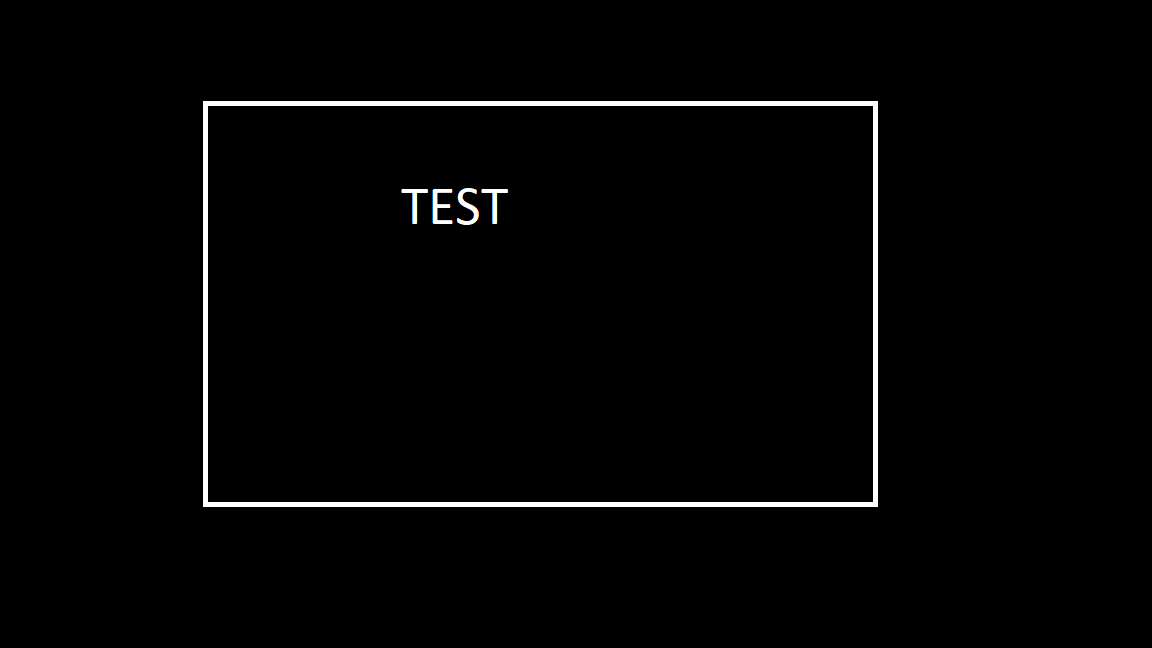
#> input picture pics/paint.jpg, 1152 x 648 px, found by its file name
$ python license_plate_recognition_v1.py
#> lines starting #> are read from the running program, lines starting #| are printed output that depends on the picture; after the words box and inside, x2 and y2 are one past the last pixel; in counts of white or black regions, pixels touching at a corner belong together
"""
СТАРАЯ ВЕРСИЯ НАХОЖДЕНИЯ НОМЕРОВ, ДО ТОГО КАК МНЕ МИРАББАС СКИНУЛ НОВУЮ
"""

import numpy as np
import cv2
import imutils
import pytesseract as tes
import os
import time
import imutils
import random
import math

"""
КАК ДОЛЖНО РАБОТАТЬ

РАСПОЗНАЕТСЯ ОДНА ФОТКА
ЕСЛИ НА НЕЙ С ПЕРВОЙ ПОПЫТКИ НАШЕЛСЯ КОНТУР НОМЕРА И РАСПОЗНАЛСЯ ТЕКСТ НА НЕМ, ТО ВСЕ ЭТО СОХРАНЯЕТСЯ КУДА НАДО
ЕСЛИ НА НЕЙ НАШЕЛСЯ КОНТУР, НО В НЕМ НЕ НАШЛОСЬ ТЕКСТА, ТО ПЕРЕКЛЮЧАЕМСЯ НА ДРУГУЮ ПАПКУ, В КОТОРОЙ ЛЕЖАТ КОНТУРЫ
С ДРУГИМ КОЛИЧЕСТВОМ УГЛОВ ( НЕ ТЕМ, КОТОРОЕ УКАЗАЛИ ИЗНАЧАЛЬНО )
ТАМ ТОЖЕ КАЖДАЯ ФОТКА ОБРАБАТЫВАЕТСЯ И ПЕРЕПРИСВАИВАЕТСЯ ТЕКСТ
ЕСЛИ ПОСЛЕ ОБРАБОТКИ ВСЕХ ФОТОК ТЕКСТА НЕ ОБНАРУЖЕНО, ТО И НА НАЧАЛЬНОЙ ФОТКЕ ЕГО


"""

"""
Эта функция создает "маски" которые фильтруют все пиксели, оставляя только те, цвет которых
указан

"""
def apply_filter(img):
    #нужно перевести картинку в формат HLS
    image = cv2.cvtColor(img, cv2.COLOR_BGR2HSV)


    # маска для белого цвета в формате HLS!!!
    # эти числа получаю через прогу set_filter
    #                H   S    V
    lower = np.uint8([0, 200, 0])
    upper = np.uint8([255, 255, 255])
    white_mask = cv2.inRange(image, lower, upper)

    #маска для серого цвета
    lower = np.uint8([0,0,141])
    upper = np.uint8([210,47,255])
    gray_mask = cv2.inRange(image, lower, upper)

    """
    Теперь с помощью операции дизъюнкции мы объеденяем все маски в одну
    В итоге, при наложении этой маски на фотографии, отсеятся все пиксели, кроме
    белых пока что (смотри return)
    Именно этими цветами обычно рисуются полосы парковки и госномера
    """
    mask = cv2.bitwise_or(white_mask, gray_mask)
    return mask


"""
Функция обрабатывает на наличие текста все фотки из указанной папки
"""
# [10 lines left out: function search_in_folder, not called in this run]


"""
Функция для форматирования текста и удаление мусора из него
"""
# [13 lines left out: function format_text, not called in this run]


"""
Функция удаляет из массива контуров все с очень маленькой площадью
"""
# [12 lines left out: function sort_by_square, not called in this run]

"""
Функция находит расстояние между двумя точками
На вход подаются координаты точек через запятую
"""
def find_distance(x_1, y_1, x_2, y_2):
    distance = math.sqrt(abs((x_2 - x_1)**2 + (y_2 - y_1)**2))
    return distance


"""
Функция сравнивает два бокса, учитывая небольшую погрешность. Так как боксы по значениям не всегда одинаковы, но
визуально это одини и тот же контур. Такие надо исключать
"""
def compare(box_1, box_2):
    print("Activate 'compare()' function")
    same = False # переключатель
    x_1_1 = box_1[0][0]
    y_1_1 = box_1[0][1]
    x_1_2 = box_1[1][0]
    y_1_2 = box_1[1][1]

    x_2_1 = box_2[0][0]
    y_2_1 = box_2[0][1]
    x_2_2 = box_2[1][0]
    y_2_2 = box_2[1][1]

    print("first box is:")
    print(x_1_1, " ", y_1_1, " ", x_1_2, " ", y_1_2)
    print("second box is: ")
    print(x_2_1, " ", y_2_1, " ", x_2_2, " ", y_2_2)

    min_distance = 10

    print("first distance = ", find_distance(x_1_1, y_1_1, x_2_1, y_2_1))
    print("second distance = ", find_distance(x_1_2, y_1_2, x_2_2, y_2_2))


    cond_1 = (find_distance(x_1_1, y_1_1, x_2_1, y_2_1) < min_distance)  # расстояние между верхними левыми углами
    cond_2 = (find_distance(x_1_2, y_1_2, x_2_2, y_2_2) < min_distance)  # расстояние между правыми нижниму углами

    if (cond_1 is True) and (cond_2 is True):  # если расстояние мужду обоими углами контуров меньше заданного - они примерно одинаковы
        print("Boxes are close to each other")
        same = True
        return same
    else:
        print("Boxes are way too far")

    return same

"""
Функция удаляет контуры типа [[[150,220]]], то есть очень короткие
"""
def delete_short(contours):
    long_cnts = []
    for i,cnt in enumerate(contours):
        if len(cnt) >= 4:
            long_cnts.append(cnt)  # если у контура 2 угла (по факту 4), то добавляем его в новый массив
        else:
            print("Contour №{}".format(i), " is too short (", str(len(cnt)), "), ignore it.")
    return long_cnts


"""
Функция удаляет из массива контуров одинаковые контуры
(да, такое может быть)
"""
def only_different(contours):
    cnt_box = {}  # словарь (номер контура-бокс)
    for i, c in enumerate(contours):
        rect = cv2.minAreaRect(c)  # это типа tuple
        # print("rect = ", rect)
        box = cv2.boxPoints(rect)  # поиск четырех вершин прямоугольника
        # print("box = ", box)
        box = np.int0(box)  # округление координат
        #print("tuple box = ", box, "*******")
        box = list(box)  # переводим из формала tuple внешний массив
        #print("array box = ", box, "*******")
        for j in range(len(box)):
            box[j] = list(box[j])  # переводим из формата tuple внутренние подмассивы

        cnt_box[i] = box  # заносим в словарь
        #print("cnt_box[i] = ", box)

    for i, box in cnt_box.items():  #снова проходим по словарю для сравнения
        for j in cnt_box.keys():  # от i и до конца массива ключей
            # j должна быть больше i, так как мы рассматриваем все контуры, которые в массиве находятся правее i-ого
            # j должны быть меньше длинны контуров, иначе будет ошибка
            if (j > i) and (cnt_box[j] is not None) and (j < len(contours)): # он может быть None, если мы удалил соответствующий контур (см. строка 195)
                another_box = cnt_box[j]  # выбираем для сравнения другой бокс

                #for i,cnt in enumerate(contours):
                  #  print(len(cnt), "\n")

                # если у боксов равное количество углов, то можем сравнить
                if len(box) == len(another_box):
                    if compare(box, another_box) is True:
                        print("j = ", j, "i = ", i)

                        # для проверки выведем словарь на экран
                        for key,value in cnt_box.items():
                            print(key, ": ", value)

                        print("Found similar contours...Deleting ONE of them")
                        # оказывается, некоторые контуры могут быть типа [[[150,200]]], на них вылетает ошибка их нельзя обрабатывать
                        print("Contours ", cnt_box[i], " and ", cnt_box[j], " are similar")
                        to_delete = cnt_box[j]
                        #проверим есть ли контур в контурах
                        if (to_delete in contours):
                            print("ok")
                        print("to_delete = ", to_delete, " .")
                        # to_delete неправильно определяется, его нет в контурах, если их распечатать просто

                        contours.remove(to_delete)# почему не удаляет???
                          # если нашли одинаковые контуры, то сразу из массива удаляем все, кроме первого
                        # НАДО УДАЛЯТЬ НЕ ТОЛЬКО ИЗ МАССИВА, НО И ИЗ СЛОВАРЯ, ПОТОМУ ЧТО ЕСЛИ МЫ ДОПУСТИМ УДАЛИМ 7-ОЙ ЭЛЕМЕН
                        # МАССИВА, ТО КЛЮЧ "7" ВСЕ РАВНО ОСТАНЕТСЯ В СЛОВАРЕ, А КОГДА ОН НАТКЕТСЯ НА НЕГО ЕЩЕ РАЗ, ТО НЕ
                        # СМОЖЕТ НАЙТИ СООТВЕТСТВУЮЩИЙ ЭЛЕМЕНТ МАССИВА
                        # НО УДАЛИТЬ ИЗ СЛОВРЯ МЫ НЕ МОЖЕМ. ЛЕГЧЕ ПРОСТ ПРИРАВНЯТЬ К ПУСТОМУ МЕСТУ И ПОСТАВИТЬ ПРОВЕРКУ
                        cnt_box[j] = None
                        print("Deleted it from array and dictionary")
                        print("Now the number of contours is ", str(len(contours)))
    return contours  # возвращаем массив без повторений


"""
Функция рисует все контуры случайными цветами
Третьим и четверты аргументом указывается количество изгибов контура
"""
# [9 lines left out: function colored_contours, not called in this run]


"""
Функция удаляет все картинки из папки после работы
"""
def clear(path):
    for file in os.listdir(path):
        os.remove(path + file)

"""
Функция возвращает текст, полученные с госномера и путь к вырезанному госномеру
"""
def process(img_path, show_steps):

#> called with show_steps = True
    detect_text = True # изначально переключатель распознавания текста на положительной клемме, а потом, если не найдем контур, то выключим

    tes.pytesseract.tesseract_cmd = r"C:\CREESTL\Programming\PythonCoding\semestr_3\tesseract\tesseract.exe"

    #чтение картинки
    image = cv2.imread(img_path)
#> image is the input picture: shape (648, 1152, 3); mean B, G, R 4.1, 4.1, 4.1

    image = imutils.resize(image, width = 800)
#> image: shape (450, 800, 3)

    #изменяем размеры картинки
    image = imutils.resize(image, width = 800)

    #вывод на экран оригинальной картинки
    if show_steps:
        cv2.imshow("original_image", image)

    # убираем шумы с фото
    image = cv2.bilateralFilter(image, 11, 17, 17)
    if show_steps:
        cv2.imshow("no_noize", image)

    gray = apply_filter(image)
#> in apply_filter, `image = cv2.cvtColor(img, cv2.COLOR_BGR2HSV)`: image: shape (450, 800, 3); mean H, S, V 0.1, 0.3, 4.1
#> in apply_filter, `white_mask = cv2.inRange(image, lower, upper)`:
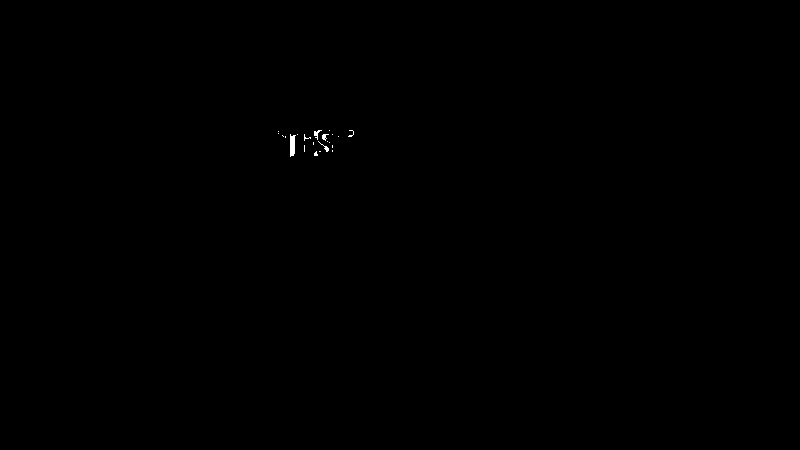
#> white_mask: shape (450, 800); 0.07% white; 22 white regions (18 under 20 px), largest, box (x1, y1, x2, y2) and area: (290, 134, 296, 157) 104, (314, 130, 322, 140) 32, (322, 134, 329, 141) 26, (318, 141, 329, 152) 26
#> in apply_filter, `gray_mask = cv2.inRange(image, lower, upper)`:
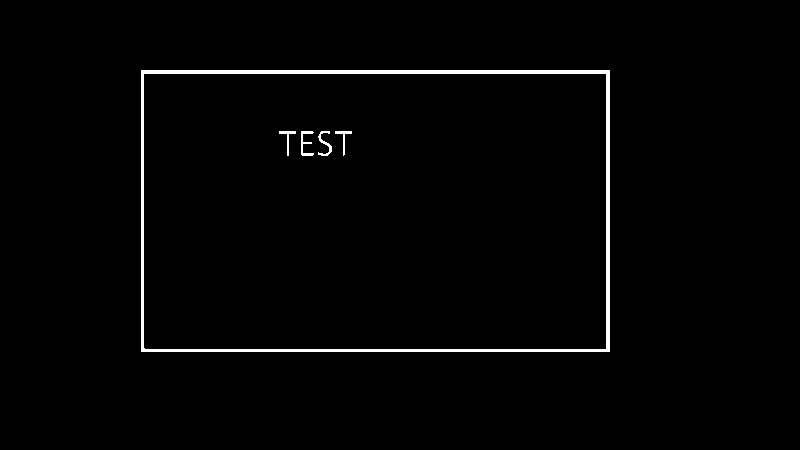
#> gray_mask: shape (450, 800); 1.6% white; 5 white regions, box (x1, y1, x2, y2) and area: (141, 70, 610, 352) 5209, (301, 131, 314, 156) 130, (318, 131, 332, 156) 119, (279, 131, 296, 156) 95, (335, 131, 352, 156) 94
#> in apply_filter, `mask = cv2.bitwise_or(white_mask, gray_mask)`: mask: shape (450, 800); 1.6% white; 11 white regions (7 under 20 px), largest, box (x1, y1, x2, y2) and area: (141, 70, 610, 352) 5209, (301, 130, 333, 156) 372, (278, 131, 296, 157) 201, (335, 130, 354, 156) 110
    if show_steps:
        cv2.imshow("filtered_img", gray)

    #убираем шумы с фото
    gray = cv2.bilateralFilter(gray, 11, 17, 17)
    if show_steps:
        cv2.imshow("no_noize", gray)

    #находим грани
    edged = cv2.Canny(gray, 170, 200)
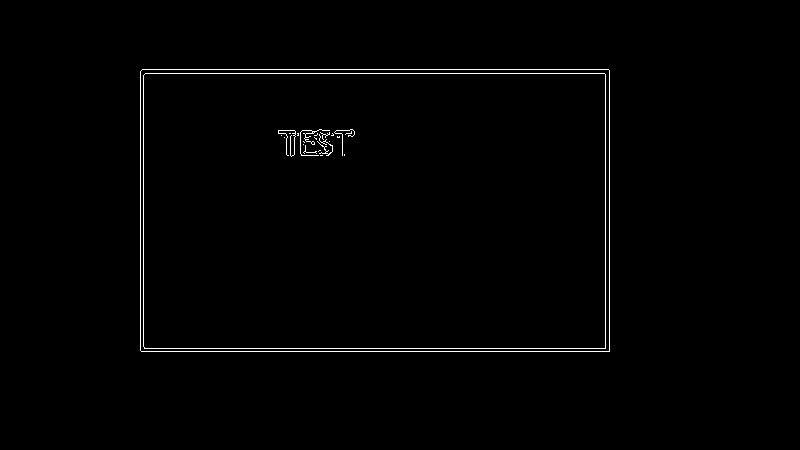
#> edged: shape (450, 800); 0.95% white in thin lines or dots, all inside (x1, y1, x2, y2) = (140, 69, 610, 352)
    if show_steps:
        cv2.imshow("edges", edged)

    #находим контуры среды граней
    cnts, _ = cv2.findContours(edged.copy(), cv2.RETR_LIST, cv2.CHAIN_APPROX_SIMPLE)
#> cnts = 27 contours, 23 with area under 20; largest, box (x1, y1, x2, y2) and area: (140, 69, 610, 352) 132255, (140, 69, 610, 352) 132254, (143, 73, 606, 349) 127046, (143, 73, 606, 349) 127045

    #print(list(cnts))

    print("First number of contours is ", str(len(cnts)))
#| First number of contours is  27

    #создаем копию оригинальной картинки, чтобы на ней рисовать все контуры
    img1 = image.copy()
    cv2.drawContours(img1, cnts, -1, (0, 255, 0), 2)
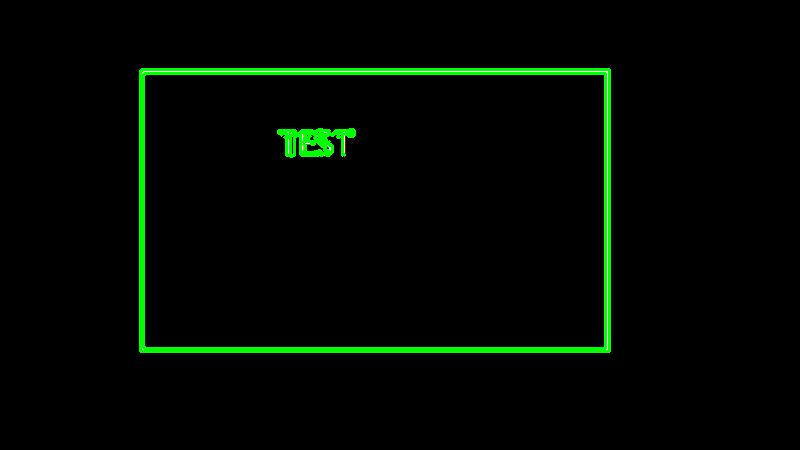
#> img1: shape (450, 800, 3); mean B, G, R 0.6, 7.9, 0.6
    if show_steps:
        cv2.imshow("all_contours", img1)

    #удаляем все контуры, которые являются точками
    cnts = delete_short(cnts)
#> the loop in delete_short, `for i,cnt in enumerate(contours):` made 27 passes
#> cnt on passes 1, 2, 3, 5, 7, 8, 9, 10, 12, 17, 19: [[320, 155], [322, 155]], [[344, 154], [344, 155]], [[319, 150], [318, 151], [319, 150], [320, 150]], [[303, 144]], [[329, 141]], [[303, 141], [304, 142]], [[314, 137], [316, 139], [316, 138], [315, 138]], [[284, 137]], [[281, 135]], [[289, 133], [290, 133]], [[312, 132], [313, 131], [314, 132], [313, 133]]
#| Contour №0  is too short ( 2 ), ignore it.
#| Contour №1  is too short ( 2 ), ignore it.
#| Contour №4  is too short ( 1 ), ignore it.
#| Contour №6  is too short ( 1 ), ignore it.
#| Contour №7  is too short ( 2 ), ignore it.
#| Contour №9  is too short ( 1 ), ignore it.
#| Contour №11  is too short ( 1 ), ignore it.
#| Contour №16  is too short ( 2 ), ignore it.
#> after the loop in delete_short, `for i,cnt in enumerate(contours):`: long_cnts = 19 contours, 15 with area under 20; largest, box (x1, y1, x2, y2) and area: (140, 69, 610, 352) 132255, (140, 69, 610, 352) 132254, (143, 73, 606, 349) 127046, (143, 73, 606, 349) 127045
#> cnts has the same summary as long_cnts in delete_short

    #удаляем повторяющиеся контуры
    cnts = only_different(cnts)
#> the loop in only_different, `for i, c in enumerate(contours):` made 19 passes
#> rect on passes 2, 3, 5, 6, 7, 8, 9: ((309.1, 151.5), (7.5, 13.49), -61.39), ((312.5, 142.5), (2.83, 2.83), -45), ((338, 136.5), (1, 2), -90), ((324.7, 145.1), (18.27, 17.17), -74.05), ((332, 134), (2, 2), -90), ((315.8, 134.5), (3.61, 1.11), -33.69), ((297.5, 134), (2, 1), -90)
#> (c, rect) on passes 1, 4, 11: ([[319, 150], [318, 151], [319, 150], [320, 150]], ((318.9, 150.3), (2.24, 0.447), -26.57)), ([[314, 137], [316, 139], [316, 138], [315, 138]], ((315.3, 137.8), (0.707, 2.83), -45)), ([[312, 132], [313, 131], [314, 132], [313, 133]], ((313, 132), (1.41, 1.41), -45))
#> after the loop in only_different, `for i, c in enumerate(contours):`: cnt_box = 19 items
#> the loop in only_different, `for i, box in cnt_box.items():` made 3 passes
#> box on passes 1 to 3: [[318, 150], [317, 150], [319, 149], [320, 149]], [[313, 158], [301, 151], [304, 145], [316, 151]], [[312, 144], [310, 142], [312, 140], [314, 142]]
#> (printed output is left out)
#> after the loop in only_different, `for i, box in cnt_box.items():`: contours has the same summary as long_cnts in delete_short

    #убирем все контуры малой площади
    cnts = sort_by_square(image, cnts)

    print("Final number of contours is ", str(len(cnts)))
    print("Here they are:")
    for cnt in cnts:
        print(cnt)

    #рисуем все контуры разным цветом
    img11 = image.copy()
    colored_img = colored_contours(cnts, img11, 6, 9)
    cv2.imshow("colored_cnts", colored_img)

    #фильтруем контуры по их площади от большего к меньшему
    cnts = sorted(cnts, key=lambda cnt: cv2.contourArea(cnt), reverse = True)

    #NumberPlateCnt = None #контур пока что пустой
    NumberPlateCnt = {}  # словарь idx - сам контур

    #топ 30 контуров
    img2 = image.copy()
    cv2.drawContours(img2, cnts, -1, (0, 255, 0), 2)
    if show_steps:
        cv2.imshow("top_30_cnts", img2)


    img3 = image.copy()
    #проверяем все контуры и находим тот, который наиболее похож на плашку номера
    idx = 1
    for i,c in enumerate(cnts):
        perimeter = cv2.arcLength(c, True)
        #эпсилон - максимальное расстояние от настоящего угла на картинке и его "предсказания"
        #True отвечает за замыкание первой и последней точек контура
        epsilon = 0.02 * perimeter
        approx = cv2.approxPolyDP(c, epsilon, True)
        print("for {} contour approx = ".format(i), str(len(approx)))

        #рисуем предполагаеме изгибы линий
        cv2.drawContours(img3, approx, -1, (0, 255, 0), 3)
        cv2.imshow("approx", img3)

        if len(approx) == 4:
            NumberPlateCnt[idx] = approx # в словарь помещаем контур, если его число углов равно заданному
            #вырезаем этот контур и храним его в отдельном месте
            x, y, w, h = cv2.boundingRect(c) # находим координаты плашки
            new_img = image[y:y+h, x:x+w]  # создаем новую картинку
            cv2.imwrite("txt_from_imgs/correct_cnts/" + str(idx) + ".jpg", new_img)  # сохраняем новую картинку вырезанного номера

            idx += 1

        # если изгибов контура не 7, то я просто вырезаю эти контуры и сохряняю в отдельную папку
        else:
            x, y, w, h = cv2.boundingRect(c)
            new_img = image[y:y+h, x:x+w]
            cv2.imwrite("txt_from_imgs/other_cnts/" + str(len(approx)) + ".jpg", new_img)


        idx += 1

        #после заверешения функции у нас есть две папки с подходящими и левыми контурами


    if NumberPlateCnt is not None: # если существует хотя бы один контур
        # то мы переходим в папку с фотками подходящих контуров и в ней пытаемся найти текст
        cropped_img_folder = "txt_from_imgs/correct_cnts/"
        all_texts = search_in_folder(cropped_img_folder, NumberPlateCnt)  # это все тексты, найденные на подходящих контурах
        # а также необходимо нарисовать все контуры на исходной фотке, чтобы понять правильно ли они найдены
        img3 = image.copy()
        for cnt in NumberPlateCnt.values():
            cv2.drawContours(img3, [cnt], -1, (0,255,0), 2)
        if show_steps:
            cv2.imshow("correct_cnts", img3)

    else:
        all_texts = []
        print("No text found in the RIGHT contours!!!")  #все тексты так и оставляем пустым массивом

    cv2.waitKey()

    return all_texts


#########################################################################################################################

show_steps = False

text = None
#> (the run stopped early here; a loop or call above may not have finished)
